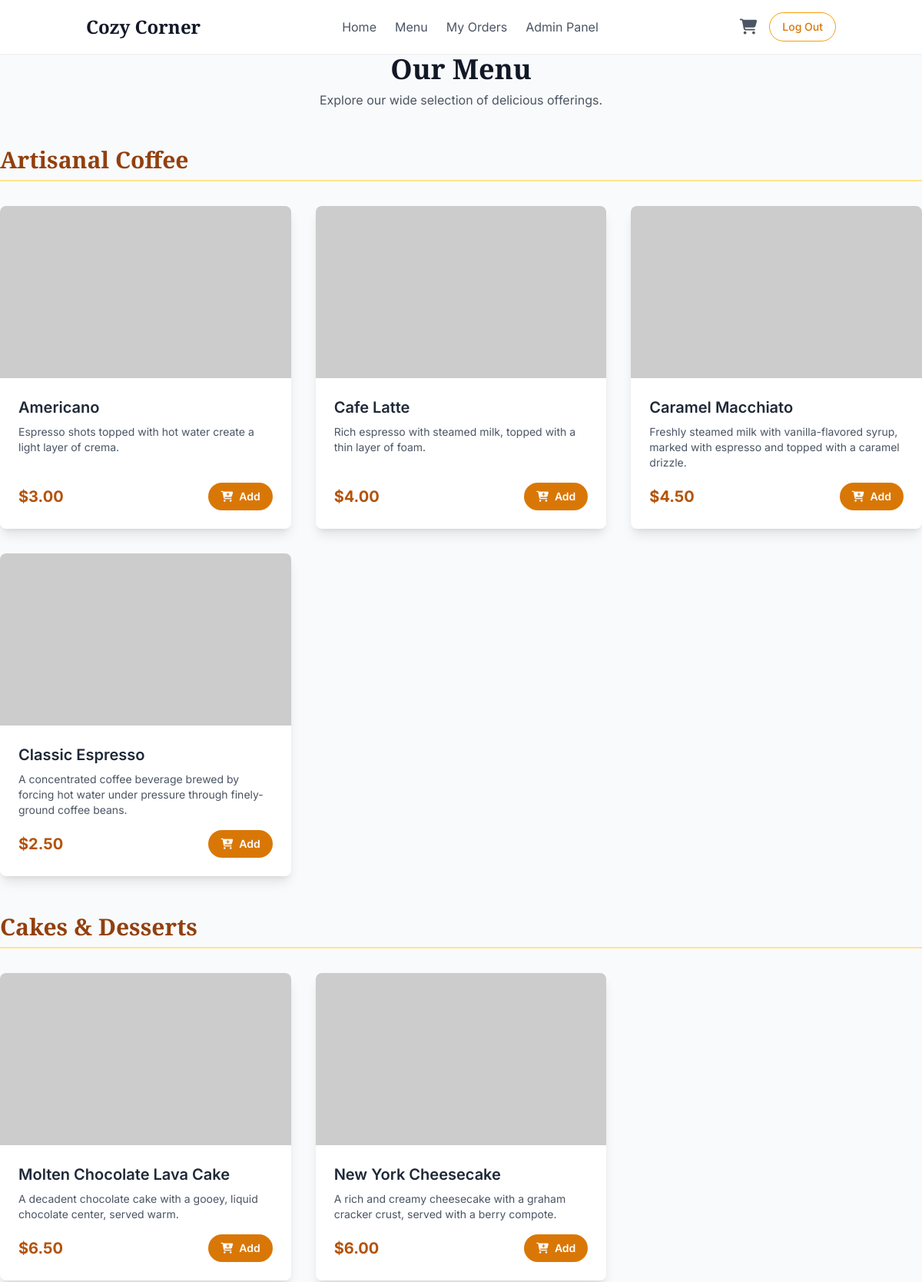
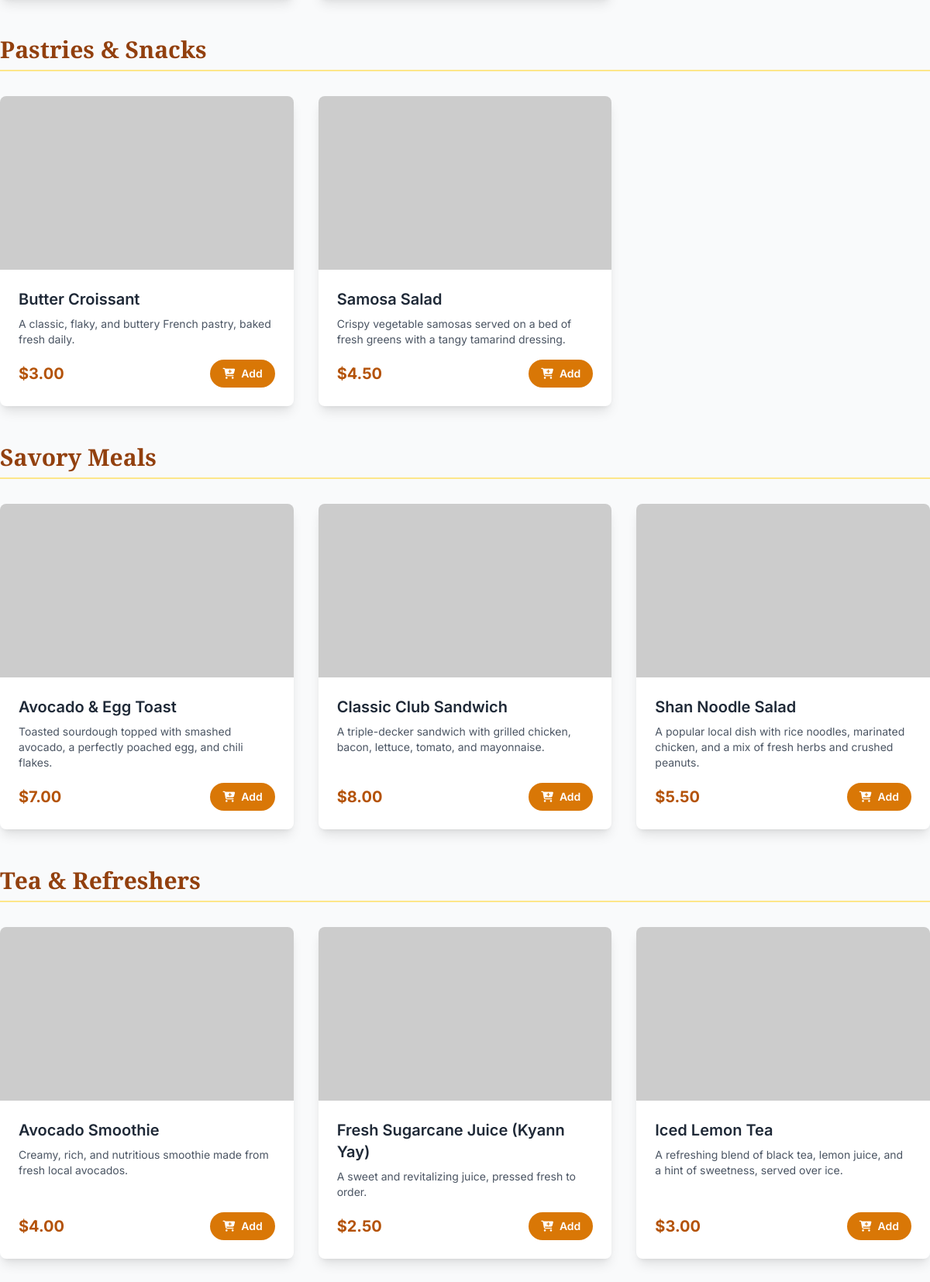
Page /menu.php (signed in, upper part) on the committed database (2 pictures, top to bottom).
### tables this page shows
CREATE TABLE `menu_items` (
  `id` INT AUTO_INCREMENT PRIMARY KEY,
  `category_id` INT NOT NULL,
  `name` VARCHAR(255) NOT NULL,
  `description` TEXT,
  `price` DECIMAL(10, 2) NOT NULL,
  `image_url` VARCHAR(255) ,
  `is_available` BOOLEAN NOT NULL DEFAULT TRUE,
  `created_at` TIMESTAMP DEFAULT CURRENT_TIMESTAMP,
  FOREIGN KEY (`category_id`) REFERENCES `categories`(`id`) ON DELETE CASCADE
);

### menu.php (the view, shortened to what this page needs)
<?php
require_once 'partials/header.php';
$categories = $conn->query("SELECT * FROM categories ORDER BY name ASC")->fetch_all(MYSQLI_ASSOC);
$menu_items_by_cat = [];
foreach ($categories as $category) {
    $stmt = $conn->prepare("SELECT * FROM menu_items WHERE category_id = ? AND is_available = TRUE ORDER BY name ASC");
    $stmt->bind_param("i", $category['id']);
    $stmt->execute();
    $result = $stmt->get_result();
    if ($result->num_rows > 0) {
        $menu_items_by_cat[$category['name']] = $result->fetch_all(MYSQLI_ASSOC);
    }
}
?>
<div class="text-center mb-12">
    <h1 class="text-4xl font-bold font-display text-gray-900">Our Menu</h1>
    <p class="mt-2 text-gray-600">Explore our wide selection of delicious offerings.</p>
</div>
<?php if (empty($menu_items_by_cat)): ?>
    <p class="text-center text-gray-500">Our menu is currently empty. Please check back later!</p>
<?php else: ?>
    <?php foreach ($menu_items_by_cat as $category_name => $menu_items): ?>
        <section id="category-<?php echo strtolower(str_replace(' ', '-', $category_name)); ?>" class="mb-12">
            <h2 class="text-3xl font-bold font-display text-amber-800 border-b-2 border-amber-200 pb-2 mb-8"><?php echo htmlspecialchars($category_name); ?></h2>
            <div class="grid grid-cols-1 md:grid-cols-2 lg:grid-cols-3 gap-8">
                <?php foreach ($menu_items as $item): ?>
                    <div class="bg-white rounded-lg shadow-lg overflow-hidden flex flex-col">
                        <img src="<?php echo htmlspecialchars($item['image_url']); ?>" alt="<?php echo htmlspecialchars($item['name']); ?>" class="w-full h-56 object-cover" onerror="this.onerror=null;this.src='https://placehold.co/400x300/FDBF60/333?text=Image+Not+Found';">
                        <div class="p-6 flex-grow flex flex-col">
                            <h3 class="text-xl font-semibold mb-2 text-gray-800"><?php echo htmlspecialchars($item['name']); ?></h3>
                            <p class="text-gray-600 text-sm mb-4 flex-grow"><?php echo htmlspecialchars($item['description']); ?></p>
                            <div class="flex justify-between items-center">
                                <span class="font-bold text-xl text-amber-700">$<?php echo htmlspecialchars(number_format($item['price'], 2)); ?></span>
                                <form action="menu.php" method="POST">
                                    <button type="submit" name="add_to_cart" class="px-4 py-2 text-sm font-semibold text-white bg-amber-600 rounded-full hover:bg-amber-700 transition duration-300 flex items-center gap-2">
                                        <i class="fa-solid fa-cart-plus"></i> Add
                                    </button>
                                </form>
                            </div>
                        </div>
                    </div>
                <?php endforeach; ?>
            </div>
        </section>
    <?php endforeach; ?>
<?php endif; ?>

### partials/header.php (style rules this page uses)
body { font-family: 'Inter', sans-serif; }
.font-display { font-family: 'Playfair Display', serif; }

### rows in the picture
menu_items: name "Americano", description "Espresso shots topped with hot water create a light layer of crema.", price "3.00"
menu_items: name "Cafe Latte", description "Rich espresso with steamed milk, topped with a thin layer of foam.", price "4.00"
menu_items: name "Caramel Macchiato", description "Freshly steamed milk with vanilla-flavored syrup, marked with espresso and topped with a caramel drizzle.", price "4.50"
menu_items: name "Classic Espresso", description "A concentrated coffee beverage brewed by forcing hot water under pressure through finely-ground coffee beans.", price "2.50"
menu_items: name "Molten Chocolate Lava Cake", description "A decadent chocolate cake with a gooey, liquid chocolate center, served warm.", price "6.50"
menu_items: name "New York Cheesecake", description "A rich and creamy cheesecake with a graham cracker crust, served with a berry compote.", price "6.00"
menu_items: name "Butter Croissant", description "A classic, flaky, and buttery French pastry, baked fresh daily.", price "3.00"
menu_items: name "Samosa Salad", description "Crispy vegetable samosas served on a bed of fresh greens with a tangy tamarind dressing.", price "4.50"
menu_items: name "Avocado & Egg Toast", description "Toasted sourdough topped with smashed avocado, a perfectly poached egg, and chili flakes.", price "7.00"
menu_items: name "Classic Club Sandwich", description "A triple-decker sandwich with grilled chicken, bacon, lettuce, tomato, and mayonnaise.", price "8.00"
menu_items: name "Shan Noodle Salad", description "A popular local dish with rice noodles, marinated chicken, and a mix of fresh herbs and crushed peanuts.", price "5.50"
menu_items: name "Avocado Smoothie", description "Creamy, rich, and nutritious smoothie made from fresh local avocados.", price "4.00"
menu_items: name "Fresh Sugarcane Juice (Kyann Yay)", description "A sweet and revitalizing juice, pressed fresh to order.", price "2.50"
menu_items: name "Iced Lemon Tea", description "A refreshing blend of black tea, lemon juice, and a hint of sweetness, served over ice.", price "3.00"

### other values in the picture
$category_name "Artisanal Coffee"
$category_name "Cakes & Desserts"
$category_name "Pastries & Snacks"
$category_name "Savory Meals"
$category_name "Tea & Refreshers"
